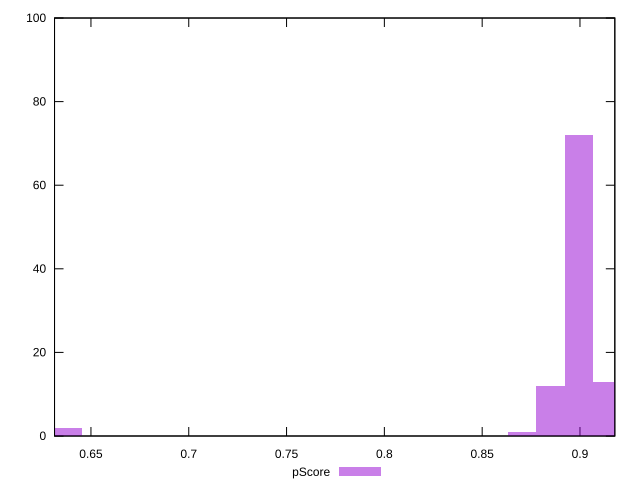

gnuplot code for this plot:
reset

$pScore <<EOF
0.8704344621168926 1
0.8994489441874556 72
0.9139561852227371 13
0.884941703152174 12
0.6383186055523878 2
EOF

set key outside below
set boxwidth 0.014507241035281542
set xrange [0.6313808741281008:0.9178155061855304]
set yrange [0:100]
set trange [0:100]
set style fill transparent solid 0.5 noborder
set terminal svg size 640, 490 enhanced background rgb 'white'
set output "report_00018_2021-02-10T15-25-16.877Z/interactive/samples/pages+cached+noadtech+nomedia/pScore/histogram.svg"

plot $pScore title "pScore" with boxes

reset
